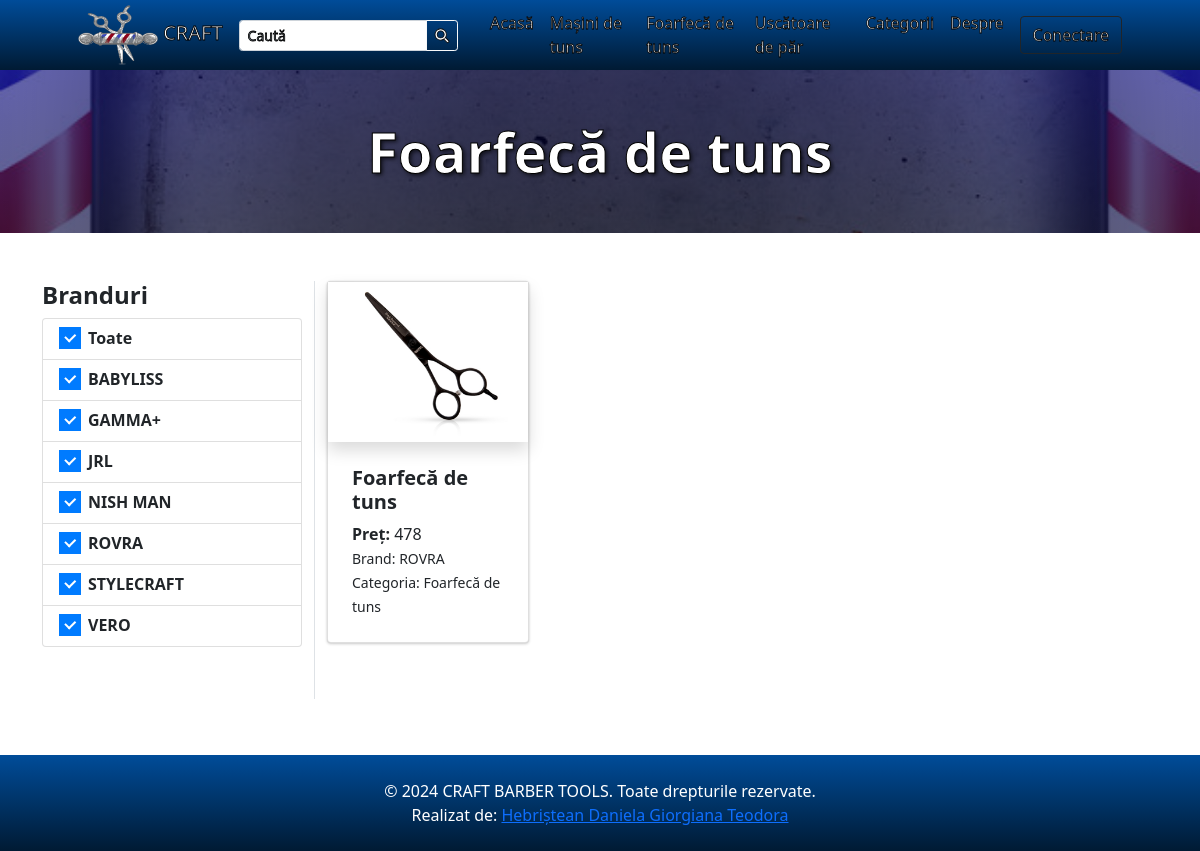
The app's page /?p=products&c=c81e728d9d4c2f636f067f89cc14862c with its own data.
### tables this page shows
CREATE TABLE `categories` (
  `id` int(30) NOT NULL,
  `category` varchar(250) NOT NULL,
  `description` text DEFAULT NULL,
  `status` tinyint(1) NOT NULL DEFAULT 1,
  `delete_flag` tinyint(1) NOT NULL DEFAULT 0,
  `date_created` datetime NOT NULL DEFAULT current_timestamp()
);

CREATE TABLE `brands` (
  `id` int(30) NOT NULL,
  `name` varchar(250) NOT NULL,
  `description` text DEFAULT NULL,
  `image_path` text DEFAULT NULL,
  `status` tinyint(1) NOT NULL DEFAULT 1,
  `delete_flag` tinyint(1) NOT NULL DEFAULT 0,
  `date_created` datetime NOT NULL DEFAULT current_timestamp()
);

CREATE TABLE `products` (
  `id` int(30) NOT NULL,
  `brand_id` int(30) NOT NULL,
  `category_id` int(30) NOT NULL,
  `name` varchar(250) NOT NULL,
  `specs` text NOT NULL,
  `status` tinyint(1) NOT NULL DEFAULT 1,
  `delete_flag` tinyint(1) NOT NULL DEFAULT 0,
  `date_created` datetime NOT NULL DEFAULT current_timestamp()
);

### classes/DBConnection.php (called while the page is built, shortened)
<?php
class DBConnection{
    private $host = DB_SERVER;
    private $username = DB_USERNAME;
    private $password = DB_PASSWORD;
    private $database = DB_NAME;
    public $conn;
    public function __construct(){
        if (!isset($this->conn)) {
            $this->conn = new mysqli($this->host, $this->username, $this->password, $this->database);
        }
    }
}
?>

### classes/SystemSettings.php (called while the page is built, shortened)
<?php
class SystemSettings extends DBConnection{
	function userdata($field = ''){
		if(!empty($field)){
			if(isset($_SESSION['userdata'][$field]))
				return $_SESSION['userdata'][$field];
			else
				return null;
		}else{
			return false;
		}
	}
	function info($field=''){
		if(!empty($field)){
			if(isset($_SESSION['system_info'][$field]))
				return $_SESSION['system_info'][$field];
			else
				return false;
		}else{
			return false;
		}
	}
}
$_settings = new SystemSettings();
?>

### config.php (called while the page is built, shortened)
<?php
require_once('classes/DBConnection.php');
require_once('classes/SystemSettings.php');
function validate_image($file){
	if(!empty($file)){
        $ex = explode("?",$file);
        $file = $ex[0];
        $ts = isset($ex[1]) ? "?".$ex[1] : '';
		if(is_file(base_app.$file)){
			return base_url.$file.$ts;
		}else{
			return base_url.'dist/img/no-image-available.png';
		}
	}else{
		return base_url.'dist/img/no-image-available.png';
	}
}
function format_num($number = '' , $decimal = ''){
    if(is_numeric($number)){
        $ex = explode(".",$number);
        $decLen = isset($ex[1]) ? strlen($ex[1]) : 0;
        if(is_numeric($decimal)){
            return number_format($number,$decimal);
        }else{
            return number_format($number,$decLen);
        }
    }else{
        return "Invalid Input";
    }
}
?>

### products.php (the view, shortened to what this page needs)
<?php
$title = "";
if(isset($_GET['c']) && isset($_GET['s'])){
    $cat_qry = $conn->query("SELECT * FROM categories where md5(id) = '{$_GET['c']}'");
    if($cat_qry->num_rows > 0){
        $result =$cat_qry->fetch_assoc();
        $title = $result['category'];
        $cat_description = $result['description'];
    }
 $sub_cat_qry = $conn->query("SELECT * FROM sub_categories where md5(id) = '{$_GET['s']}'");
    if($sub_cat_qry->num_rows > 0){
        $result =$sub_cat_qry->fetch_assoc();
        $sub_title = $result['sub_category'];
        $sub_cat_description = $result['description'];
    }
}
elseif(isset($_GET['c'])){
    $cat_qry = $conn->query("SELECT * FROM categories where md5(id) = '{$_GET['c']}'");
    if($cat_qry->num_rows > 0){
        $result =$cat_qry->fetch_assoc();
        $title = $result['category'];
    }
}
?>
<header class="bg-dark" id="main-header">
    <div class="container px-4 px-lg-5 my-5">
        <div class="text-center text-white outlined-text" style="text-shadow: 2px 2px 4px rgba(0, 0, 0, 0.7); -webkit-text-stroke: 1px black; text-stroke: 1px black;">
            <h1 class="display-4 fw-bolder"><?php echo $title ?></h1>
        </div>
    </div>
</header>
<section class="py-5">
    <div class="container">
        <div class="row">
            <div class="col-md-3 border-right mb-2 pb-3">
                <h4><b>Branduri</b></h4>
                <ul class="list-group">
                    <a href="" class="list-group-item list-group-item-action">
                        <div class="icheck-primary d-inline">
                            <label for="brandAll">
                               Toate
                            </label>
                        </div>
                    </a>
                    <?php
                    $qry = $conn->query("SELECT * FROM brands where status =1 order by name asc");
                    while($row=$qry->fetch_assoc()):
                    ?>
                    <li class="list-group-item list-group-item-action">
                        <div class="icheck-primary d-inline">
                            <label for="brand-item-<?php echo $row['id'] ?>">
                                    <?php echo $row['name'] ?>
                            </label>
                        </div>
                    </li>
                    <?php endwhile; ?>
                </ul>
            </div>
            <div class="col-md-9">
                <div class="container-fluid p-0">
                <div class="row gx-2 gx-lg-2 row-cols-1 row-cols-md-3 row-cols-xl-4">
                        <?php
                            $whereData = "";
                            if(isset($_GET['search']))
                                $whereData = " and (p.name LIKE '%{$_GET['search']}%' or b.name LIKE '%{$_GET['search']}%' or p.specs LIKE '%{$_GET['search']}%')";
                            elseif(isset($_GET['c']) && isset($_GET['s']))
                                $whereData = " and (md5(category_id) = '{$_GET['c']}' and md5(sub_category_id) = '{$_GET['s']}')";
                            elseif(isset($_GET['c']) && !isset($_GET['s']))
                                $whereData = " and md5(category_id) = '{$_GET['c']}' ";
                            elseif(isset($_GET['s']) && !isset($_GET['c']))
                                $whereData = " and md5(sub_category_id) = '{$_GET['s']}' ";
                            $bwhere = "";
                            $products = $conn->query("SELECT p.*,b.name as bname, c.category FROM `products` p inner join brands b on p.brand_id = b.id inner join categories c on p.category_id = c.id where p.status = 1 {$whereData} {$bwhere} order by rand() ");
                            while($row = $products->fetch_assoc()):
                                $upload_path = base_app.'/uploads/product_'.$row['id'];
                                $img = "";
                                if(is_dir($upload_path)){
                                    $fileO = scandir($upload_path);
                                    if(isset($fileO[2]))
                                        $img = "uploads/product_".$row['id']."/".$fileO[2];
                                }
                                foreach($row as $k=> $v){
                                    $row[$k] = trim(stripslashes($v));
                                }
                                $inventory = $conn->query("SELECT distinct(`price`) FROM inventory where product_id = ".$row['id']." order by `price` asc");
                                $inv = array();
                                while($ir = $inventory->fetch_assoc()){
                                    $inv[] = format_num($ir['price']);
                                }
                                $price = '';
                                if(isset($inv[0]))
                                $price .= $inv[0];
                        ?>
                        <div class="col-md-12 mb-5">
                            <a class="card product-item text-reset text-decoration-none" href=".?p=view_product&id=<?php echo md5($row['id']) ?>">
                                <div class="overflow-hidden shadow product-holder">
                                    <img class="card-img-top w-100 product-cover" src="<?php echo validate_image($img) ?>" alt="..." />
                                </div>
                                <div class="card-body p-4">
                                    <div class="">
                                        <h5 class="fw-bolder"><?php echo $row['name'] ?></h5>
                                        <span><b>Preț: </b><?php echo $price ?></span>
                                    </div>
                                    <p class="m-0"><small>Brand: <?php echo $row['bname'] ?></small></p>
                                    <p class="m-0"><small>Categoria: <?php echo $row['category'] ?></small></p>
                                </div>
                            </a>
                        </div>
                        <?php endwhile; ?>
                    </div>
                </div>
            </div>
        </div>
    </div>
</section>

### inc/topBarNav.php (shortened to what this page needs)
<nav class="navbar navbar-expand-lg navbar-dark" style="background-image: linear-gradient(to bottom, #004c99, #001a33);">
            <div class="container px-4 px-lg-5 py-0"  style="-webkit-text-stroke: 0.8px black; text-stroke: 5px black;">
                <a class="navbar-brand" href="./">
                <img src="<?php echo validate_image($_settings->info('logo')) ?>" width="80" height="60" class="d-inline-block align-center" alt="" loading="lazy">
                <?php echo $_settings->info('short_name') ?>
                </a>
                <form class="form-inline" id="search-form">
                  <div class="input-group">
                    <input class="form-control form-control-sm form " type="search" placeholder="Caută" aria-label="Search" name="search"  value="<?php echo isset($_GET['search']) ? $_GET['search'] : "" ?>"  aria-describedby="button-addon2">
                    <div class="input-group-append">
                      <button class="btn btn-outline-light btn-sm m-0" type="submit" id="button-addon2"><i class="fa fa-search"></i></button>
                    </div>
                  </div>
                </form>
                <div class="collapse navbar-collapse" id="navbarSupportedContent">
                    <ul class="navbar-nav me-auto mb-2 mb-lg-0 ms-lg-4">
                        <li class="nav-item"><a class="nav-link text-white" aria-current="page" href="./">Acasă</a></li>
                        <?php
                        $cat_qry = $conn->query("SELECT * FROM categories where status = 1  limit 3");
                        $count_cats =$conn->query("SELECT * FROM categories where status = 1 ")->num_rows;
                        while($crow = $cat_qry->fetch_assoc()):
                        ?>
                        <li class="nav-item"><a class="nav-link text-white" aria-current="page" href="./?p=products&c=<?php echo md5($crow['id']) ?>"><?php echo $crow['category'] ?></a></li>
                        <?php endwhile; ?>
                        <?php if($count_cats > 3): ?>
                        <li class="nav-item"><a class="nav-link text-white" href="./?p=view_categories">Categorii</a></li>
                        <?php endif; ?>
                        <li class="nav-item"><a class="nav-link text-white" href="./?p=about">Despre</a></li>
                    </ul>
                    <div class="d-flex align-items-center">
                      <?php if($_settings->userdata('id') > 0 && $_settings->userdata('login_type') == 2): ?>
                        <a class="text-dark mr-2 nav-link text-white" href="./?p=cart">
                            <i class="bi-cart-fill me-1"></i>
                            Coș
                            <span class="badge bg-dark text-white ms-1 rounded-pill" id="cart-count">
                              <?php
                                $count = $conn->query("SELECT SUM(quantity) as items from `cart` where client_id =".$_settings->userdata('id'))->fetch_assoc()['items'];
                                echo ($count > 0 ? $count : 0);
                              ?>
                            </span>
                        </a>
                            <a href="./?p=my_account" class="text-dark  nav-link text-white"><b> Hei, <?php echo $_settings->userdata('firstname')?>!</b></a>
                            <a href="logout.php" class="text-dark  nav-link text-white"><i class="fa fa-sign-out-alt"></i></a>
                        <?php else: ?>
                        <button class="btn btn-outline-dark text-white ml-2" id="login-btn" type="button">Conectare</button>
                        <?php endif; ?>
                    </div>
                </div>
            </div>
        </nav>

### records on screen
categories: category "Mașini de tuns"
categories: category "Foarfecă de tuns"
categories: category "Uscătoare de păr"
brands: name "BABYLISS"
brands: name "GAMMA+"
brands: name "JRL"
brands: name "NISH MAN"
brands: name "ROVRA"
brands: name "STYLECRAFT"
brands: name "VERO"
products: name "Foarfecă de tuns", price "478", brand.name "ROVRA", category.category "Foarfecă de tuns"

### other values on screen
$_settings->info('short_name') "CRAFT"
